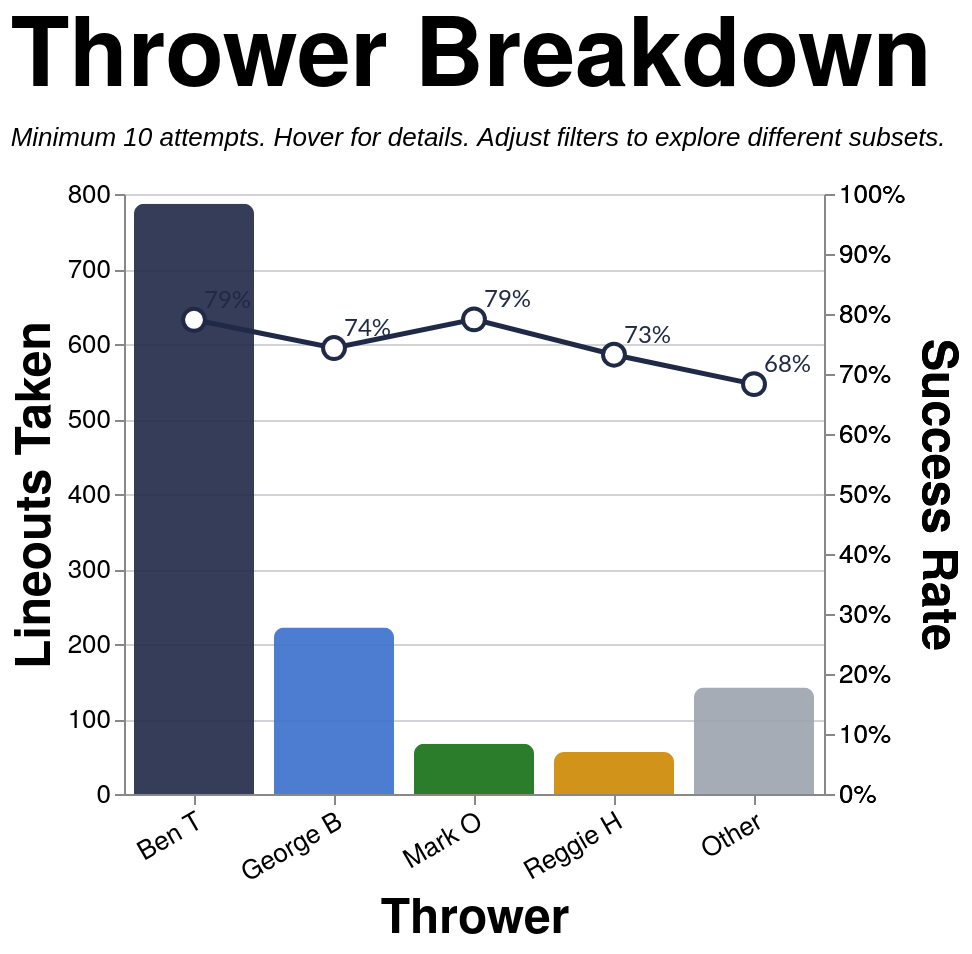

Specify this chart in Vega-Lite:
### Vega-Lite specification from a JSON file in a GitHub repository (floating-point values rounded to 4 significant figures; data arrays with more than 128 entries replaced by an {"elided": "..."} marker saying what was removed)
{"config": {"axis": {"labelFont": "PT Sans Narrow, Helvetica Neue, Helvetica, Arial, sans-serif", "titleFont": "PT Sans Narrow, Helvetica Neue, Helvetica, Arial, sans-serif", "labelFontSize": 13, "titleFontSize": 24, "gridColor": "#202947", "gridOpacity": 0.2, "zindex": 1}, "text": {"font": "Lato, sans-serif"}, "bar": {"cornerRadiusEnd": 5}, "header": {"labelFont": "PT Sans Narrow, Helvetica Neue, Helvetica, Arial, sans-serif", "titleFont": "PT Sans Narrow, Helvetica Neue, Helvetica, Arial, sans-serif", "labelFontSize": 24, "titleFontSize": 28, "labelFontWeight": "bold", "orient": "left"}, "legend": {"labelFont": "PT Sans Narrow, Helvetica Neue, Helvetica, Arial, sans-serif", "titleFont": "PT Sans Narrow, Helvetica Neue, Helvetica, Arial, sans-serif", "labelFontSize": 14, "titleFontSize": 16, "titlePadding": 5, "fillColor": "white", "strokeColor": "black", "padding": 10, "titleFontWeight": "lighter", "titleFontStyle": "italic", "titleColor": "gray", "offset": 10}, "title": {"font": "PT Sans Narrow, Helvetica Neue, Helvetica, Arial, sans-serif", "fontSize": 48, "fontWeight": "bold", "anchor": "start", "align": "center", "titlePadding": 20, "subtitlePadding": 10, "subtitleFontSize": 13, "subtitleColor": "", "subtitleFontStyle": "italic", "offset": 15, "color": "black"}, "axisX": {"labelAngle": 0}, "facet": {"title": null, "header": null, "align": {"row": "each", "column": "each"}}, "resolve": {"scale": {"y": "independent", "facet": "independent"}}, "background": "transparent", "scale": {"offsetBandPaddingOuter": 0.2, "offsetBandPaddingInner": 0.1}, "view": {"stroke": null, "background": "transparent"}}, "layer": [{"mark": {"type": "bar", "opacity": 0.9, "size": 60}, "encoding": {"color": {"field": "thrower_tier", "legend": null, "scale": {"domain": ["Ben T", "George B", "Mark O", "Reggie H", "Other"], "range": ["#202946", "#3a6fcc", "#146f14", "#cc8800", "#9ca3af"]}, "type": "nominal"}, "stroke": {"value": "transparent"}, "tooltip": [{"field": "thrower_tier_name", "title": "Thrower", "type": "nominal"}, {"field": "attempts", "format": ",.0f", "title": "Attempts", "type": "quantitative"}, {"field": "won", "format": ",.0f", "title": "Won", "type": "quantitative"}, {"field": "success_rate", "format": ".1%", "title": "Success Rate", "type": "quantitative"}], "x": {"axis": {"labelAngle": -30}, "field": "thrower_tier", "sort": ["Ben T", "George B", "Mark O", "Reggie H", "Other"], "title": "Thrower", "type": "nominal"}, "y": {"field": "attempts", "title": "Lineouts Taken", "type": "quantitative"}}, "transform": [{"filter": "(loSquad == 'All' || datum.squad == loSquad) && (loSeason == 'All' || datum.season == loSeason) && (loGameType == 'All' || (loGameType == 'League + Cup' && (datum.game_type == 'League' || datum.game_type == 'Cup')) || (loGameType == 'League only' && datum.game_type == 'League') || datum.game_type == loGameType) && (loThrower == 'All' || datum.thrower == loThrower) && (loJumper == 'All' || datum.jumper == loJumper) && (loArea == 'All' || datum.area == loArea) && (loNumbers == 'All' || datum.numbers == loNumbers)"}, {"aggregate": [{"op": "count", "as": "attempts"}, {"op": "sum", "field": "won", "as": "won"}], "groupby": ["thrower_tier", "thrower_tier_name"]}, {"calculate": "datum.won / datum.attempts", "as": "success_rate"}]}, {"mark": {"type": "line", "point": {"fill": "white", "filled": false, "size": 120, "stroke": "#202946"}, "stroke": "#202946", "strokeWidth": 2.5}, "encoding": {"tooltip": [{"field": "thrower_tier_name", "title": "Thrower", "type": "nominal"}, {"field": "attempts", "format": ",.0f", "title": "Attempts", "type": "quantitative"}, {"field": "won", "format": ",.0f", "title": "Won", "type": "quantitative"}, {"field": "success_rate", "format": ".1%", "title": "Success Rate", "type": "quantitative"}], "x": {"axis": {"labelAngle": -30}, "field": "thrower_tier", "sort": ["Ben T", "George B", "Mark O", "Reggie H", "Other"], "title": "Thrower", "type": "nominal"}, "y": {"axis": {"format": "%"}, "field": "success_rate", "scale": {"domain": [0, 1]}, "title": "Success Rate", "type": "quantitative"}}, "transform": [{"filter": "(loSquad == 'All' || datum.squad == loSquad) && (loSeason == 'All' || datum.season == loSeason) && (loGameType == 'All' || (loGameType == 'League + Cup' && (datum.game_type == 'League' || datum.game_type == 'Cup')) || (loGameType == 'League only' && datum.game_type == 'League') || datum.game_type == loGameType) && (loThrower == 'All' || datum.thrower == loThrower) && (loJumper == 'All' || datum.jumper == loJumper) && (loArea == 'All' || datum.area == loArea) && (loNumbers == 'All' || datum.numbers == loNumbers)"}, {"aggregate": [{"op": "count", "as": "attempts"}, {"op": "sum", "field": "won", "as": "won"}], "groupby": ["thrower_tier", "thrower_tier_name"]}, {"calculate": "datum.won / datum.attempts", "as": "success_rate"}]}, {"mark": {"type": "text", "align": "left", "baseline": "middle", "color": "#202946", "dx": 5, "dy": -10, "fontSize": 12}, "encoding": {"text": {"field": "success_rate", "format": ".0%", "type": "quantitative"}, "x": {"axis": {"labelAngle": -30}, "field": "thrower_tier", "sort": ["Ben T", "George B", "Mark O", "Reggie H", "Other"], "title": "Thrower", "type": "nominal"}, "y": {"axis": {"format": "%"}, "field": "success_rate", "scale": {"domain": [0, 1]}, "title": "Success Rate", "type": "quantitative"}}, "transform": [{"filter": "(loSquad == 'All' || datum.squad == loSquad) && (loSeason == 'All' || datum.season == loSeason) && (loGameType == 'All' || (loGameType == 'League + Cup' && (datum.game_type == 'League' || datum.game_type == 'Cup')) || (loGameType == 'League only' && datum.game_type == 'League') || datum.game_type == loGameType) && (loThrower == 'All' || datum.thrower == loThrower) && (loJumper == 'All' || datum.jumper == loJumper) && (loArea == 'All' || datum.area == loArea) && (loNumbers == 'All' || datum.numbers == loNumbers)"}, {"aggregate": [{"op": "count", "as": "attempts"}, {"op": "sum", "field": "won", "as": "won"}], "groupby": ["thrower_tier", "thrower_tier_name"]}, {"calculate": "datum.won / datum.attempts", "as": "success_rate"}]}], "data": {"name": "data-20c29dadef4fc5ac33009a2db348c5bb"}, "height": 300, "params": [{"name": "loSquad", "value": "All"}, {"name": "loSeason", "value": "All"}, {"name": "loGameType", "value": "All"}, {"name": "loThrower", "value": "All"}, {"name": "loJumper", "value": "All"}, {"name": "loArea", "value": "All"}, {"name": "loNumbers", "value": "All"}], "resolve": {"scale": {"y": "independent"}}, "title": {"text": "Thrower Breakdown", "subtitle": "Minimum 10 attempts. Hover for details. Adjust filters to explore different subsets."}, "width": {"step": 70}, "$schema": "https://vega.github.io/schema/vega-lite/v5.20.1.json", "datasets": {"data-20c29dadef4fc5ac33009a2db348c5bb": {"elided": "1274 records"}}}
